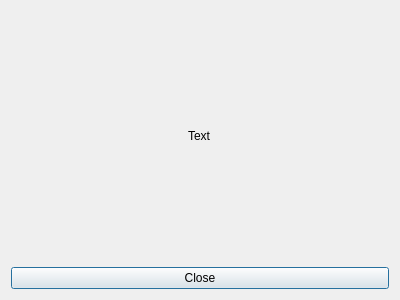
<?xml version="1.0" encoding="UTF-8"?>
<ui version="4.0">
 <class>AlertDialog</class>
 <widget class="QDialog" name="AlertDialog">
  <property name="geometry">
   <rect>
    <x>0</x>
    <y>0</y>
    <width>400</width>
    <height>300</height>
   </rect>
  </property>
  <property name="windowTitle">
   <string>Dialog</string>
  </property>
  <layout class="QVBoxLayout" name="verticalLayout">
   <item alignment="Qt::AlignHCenter">
    <widget class="QLabel" name="alertLabel">
     <property name="text">
      <string>Text</string>
     </property>
    </widget>
   </item>
   <item>
    <widget class="QPushButton" name="button">
     <property name="text">
      <string>Close</string>
     </property>
    </widget>
   </item>
  </layout>
 </widget>
 <resources/>
 <connections/>
</ui>
